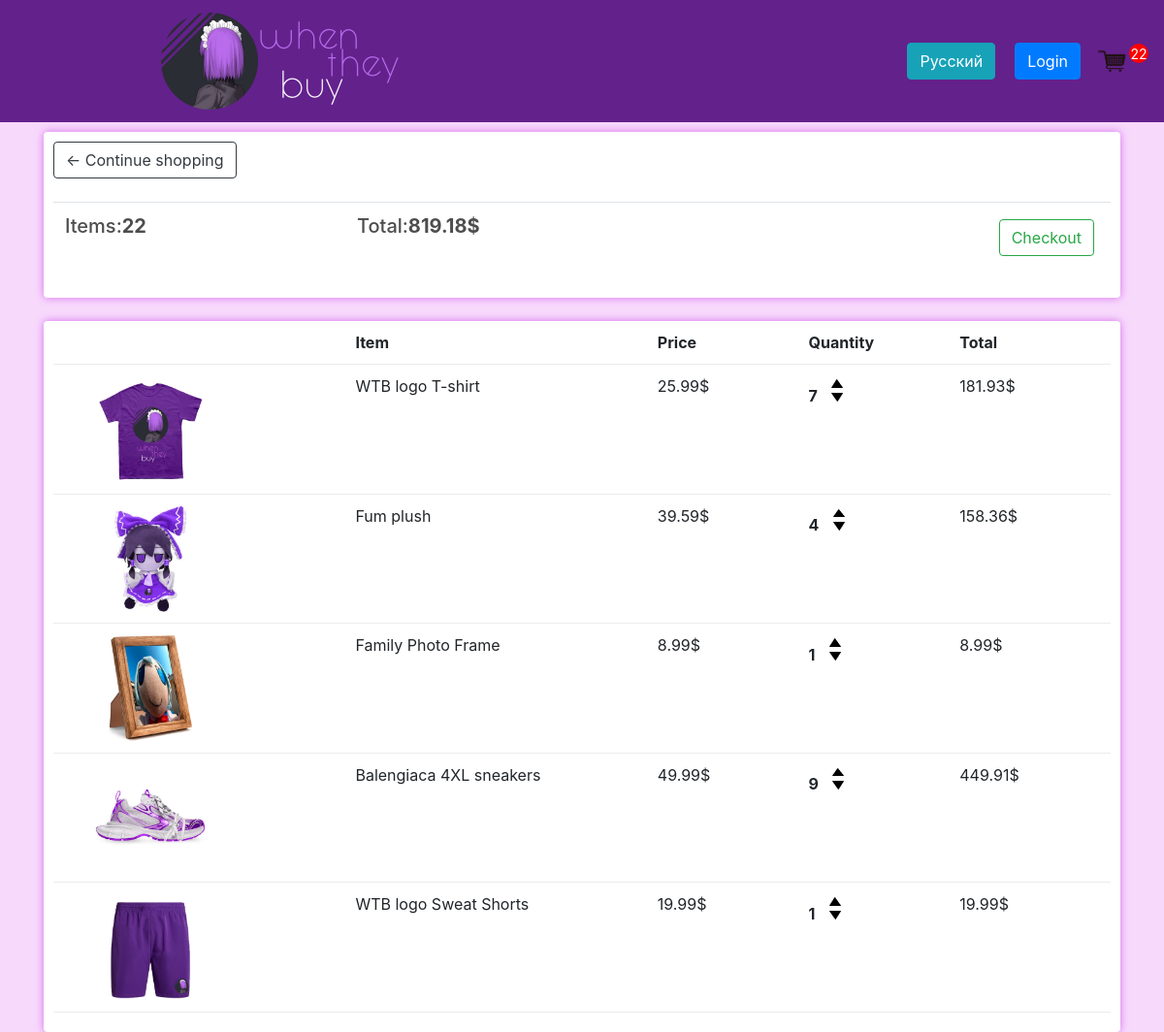
The app's page /cart/ (signed in) with its own data.
### store/models.py (models this page shows, shortened)
class Order(models.Model):
    customer = models.ForeignKey(
        Customer, on_delete=models.SET_NULL, blank=True, null=True)
    date_order = models.DateTimeField(auto_now_add=True)
    complete = models.BooleanField(default=False, null=True, blank=False)
    transaction_id = models.CharField(max_length=200, null=True)
    @property
    def get_cart_total(self):
        orderitems = self.orderitem_set.all()
        total = sum([item.get_total for item in orderitems])
        return total
    @property
    def get_cart_items(self):
        orderitems = self.orderitem_set.all()
        total = sum([item.quantity for item in orderitems])
        return total

class OrderItem(models.Model):
    product = models.ForeignKey(
        Product, on_delete=models.SET_NULL, blank=True, null=True)
    order = models.ForeignKey(
        Order, on_delete=models.SET_NULL, blank=True, null=True)
    quantity = models.IntegerField(default=0, blank=True, null=True)
    date_added = models.DateTimeField(auto_now_add=True)
    @property
    def get_total(self):
        total = self.quantity * self.product.price
        return total

class Product(models.Model):
    name = models.CharField(max_length=200, null=True)
    price = models.FloatField()
    digital = models.BooleanField(default=False, null=True, blank=False)
    image = models.ImageField(null=True, blank=True)
    @property
    def imageURL(self):
        try:
            url = self.image.url
        except:
            url = ''
        return url

### store/views.py (the view)
# urls.py: path('cart/', views.cart, name='cart'),
def cart(request):
    if request.user.is_authenticated:
        customer = request.user.customer
        order, created = Order.objects.get_or_create(
            customer=customer, complete=False)
        items = order.orderitem_set.all()
        cartItems = order.get_cart_items
    else:
        items = []
        order = {'get_cart_total': 0, 'get_cart_items': 0}
        cartItems = order['get_cart_items']
    context = {'items': items, 'order': order, 'cartItems': cartItems}
    return render(request, 'store/cart.html', context)

### store/templates/store/cart.html
{% extends 'store/main.html'%}
{% load static %}
{% block content %}
<div class="row">
    <div class="col-lg-12">
        <div class="box-element">
            <a class ="btn btn-outline-dark"href="{% url 'store'%}">&#x2190; Continue shopping</a>
            <br>
            <br>
            <table class="table">
                <tr>
                    <th><h5>Items:<strong>{{order.get_cart_items}}</strong> </h5></th>
                    <th><h5>Total:<strong>{{order.get_cart_total|floatformat:2}}$</strong> </h5></th>
                    <th>
                        <a style="float:right;margin:5px" class="btn btn-outline-success" href="{% url  'checkout'%}">Checkout</a>
                    </th>
                </tr>
            </table>
        </div>
        <br>
        <div class="box-element">
            <div class="cart-row">
                <div style="flex:2"></div>
                <div style="flex:2"><strong>Item</strong></div>
                <div style="flex:1"><strong>Price</strong></div>
                <div style="flex:1"><strong>Quantity</strong></div>
                <div style="flex:1"><strong>Total</strong></div>
            </div>
            {% for item in items %}
            <div class="cart-row">
                <div style="flex:2"> <img class="row-image" src="{{item.product.imageURL}}"></div>
                <div style="flex:2">{{item.product.name}}</div>
                <div style="flex:1">{{item.product.price|floatformat:2}}$</div>
                <div style="flex:1">
                    <p class="quantity">{{item.quantity}}</p>
                    <div class="quantity">
                        <img class="chg-quantity" src="{% static 'images/up.png'%}">
                        <img class="chg-quantity" src="{% static 'images/down.png'%}">
                    </div>
                </div>
                <div style="flex:1">{{item.get_total|floatformat:2}}$</div>
            </div>
            {% endfor %}
        </div>
    </div>
</div>
{% endblock content %}

### static/css/main.css (style rules this page uses)
body { background-color: hsl(0, 0%, 100%); }
h1,h2,h3,h4,h5,h6 { color:hsl(0, 0%, 30%); }
.box-element { box-shadow:hsl(290, 77%, 68%) 0 0 8px; background-color: #fff; border-radius: 4px; padding: 10px; }
.col-lg-4, .col-lg-6, .col-lg-8, .col-lg-12 { margin-top: 10px; }
.btn { border-radius: 0; }
.row-image { width: 200px; }
.cart-row { display: flex; align-items: flex-stretch; padding-bottom: 10px; margin-bottom: 10px; border-bottom: 1px solid #ececec; }
.quantity { display: inline-block; font-weight: 700; padding-right:10px; }
.chg-quantity { width: 12px; cursor: pointer; display: block; margin-top: 5px; transition:.1s; }

### store/templates/store/main.html (style rules this page uses)
body { margin: 0; padding: 0; background: linear-gradient(to bottom, rgb(247, 217, 252), rgb(247, 217, 252)); }

### records on screen
Order: get_cart_items "22", get_cart_total "819.18"
OrderItem: product.imageURL (picture), product.name "WTB logo T-shirt", product.price "25.99", quantity "7", get_total "181.93"
OrderItem: product.imageURL (picture), product.name "Fum plush", product.price "39.59", quantity "4", get_total "158.36"
OrderItem: product.imageURL (picture), product.name "Family Photo Frame", product.price "8.99", quantity "1", get_total "8.99"
OrderItem: product.imageURL (picture), product.name "Balengiaca 4XL sneakers", product.price "49.99", quantity "9", get_total "449.91"
OrderItem: product.imageURL (picture), product.name "WTB logo Sweat Shorts", product.price "19.99", quantity "1", get_total "19.99"

### other values on screen
{{ cartItems }} "22"
